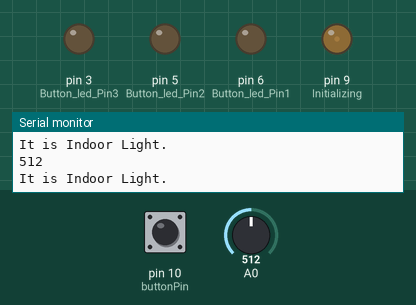
A sketch run on a simulated Arduino Uno, built with avr-gcc and run on an emulated ATmega328P. Parts: output pins drawn as LEDs (lit = HIGH), the last lines printed to the serial monitor. The test bench sets the inputs (shaded band); at power-on: A0 = 512, pin 10 (buttonPin) LOW.

Above: at 1.2 s.
1.3 s: A0 set to 560
At 2.5 s:
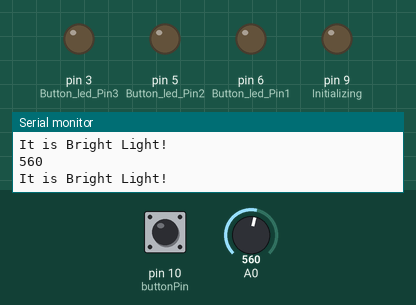
2.8 s: pin 10 (buttonPin) pulled HIGH for 0.15 s
At 2.89 s:
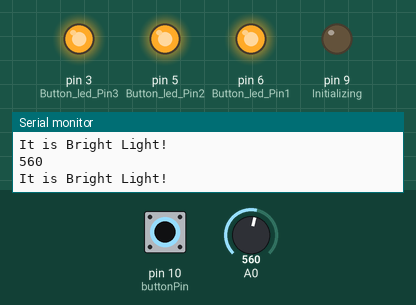
4.4 s: A0 set to 340
At 5.1 s:
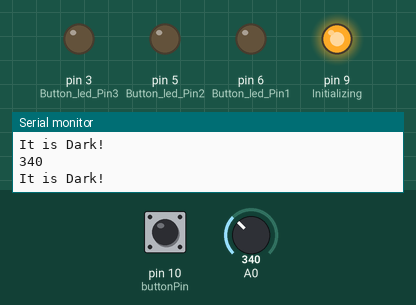
5.9 s: pin 10 (buttonPin) pulled HIGH for 1 s
At 6.7 s:
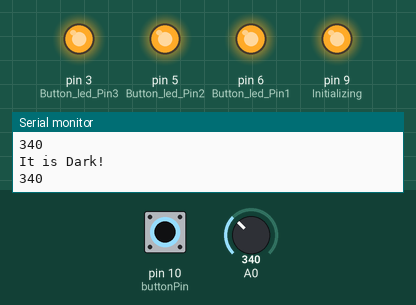
8.4 s: pin 10 (buttonPin) pulled HIGH for 3.2 s
At 11.9 s:
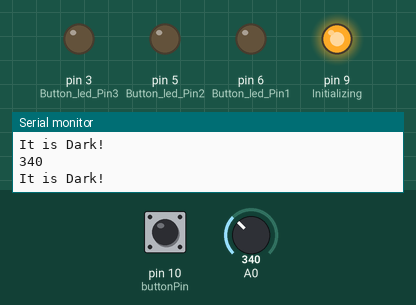
13.1 s: A0 set to 364
At 13.9 s:
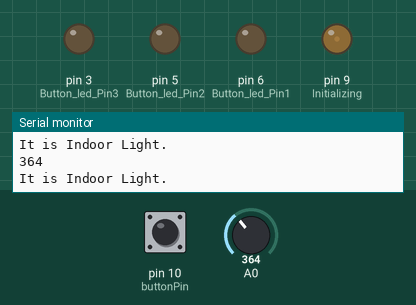
Timing chart, 0 to 15.6 s (numbered marks = the images above; inputs shaded):
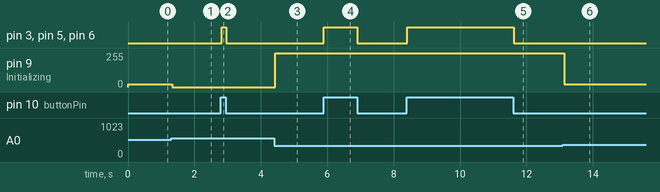

The sketch:

June16_Arduino_Program.ino
```cpp
int light = 0; // to store the current light value
// constants won't change. They're used here to set pin numbers:
const int buttonPin = 10;     // the number of the pushbutton pin
const int Button_led_Pin1 =   6;      // the number of the LED pin
const int Button_led_Pin2 =   5;      // the number of the LED pin
const int Button_led_Pin3 =   3;      // the number of the LED pin

int buttonState = 0;         // variable for reading the pushbutton status

void setup()
{
  // initializing the LED pin as an output:
  pinMode(Button_led_Pin1, OUTPUT);
  pinMode(Button_led_Pin2, OUTPUT);
  pinMode(Button_led_Pin3, OUTPUT);
  // initializing the Button pin as an input:
  pinMode(buttonPin, INPUT);

  Serial.begin(9600); //configuring the serial number (9600) to read analog sensor data to the computer (Serial Monitor)
  pinMode(9, OUTPUT); // Initializing "9" pin in the arduino mini to the program
}

void loop()
{
  light = analogRead(A0); // the analog reader will be intialized from A0 in the arduino mini

  Serial.println(light); // print current light value

  if (light > 550) // if the environment's light is greater than 550, proceed.
  {
    Serial.println ("It is Bright Light!"); // print to the output screen "It is Bright Light"
    analogWrite(9, LOW); // to turn the Led light off
  }
  else if (light > 350 && light < 550) // if the environment's light is in the range of 250 and 550, proceed.
  {
    Serial.println ("It is Indoor Light."); // print to the output screen "It is Indoor Light"
    analogWrite(9, 20); // to turn the LED on with an average brightness
  }
  else // if the environement's light was not greater than 550 and does not match the initialized range, proceed.
  {
    Serial.println ("It is Dark!"); // print to the output screen "It is Dark!"
    analogWrite(9, 255); // to turn the LED on with the highest brightness
  }

  // read the state of the pushbutton value:
  buttonState = digitalRead(buttonPin);


  // check if the the Button is pressed. If it is, the buttonState is HIGH (Open)
  if (buttonState ==  HIGH)
  {
    // turn LED on:
    digitalWrite(Button_led_Pin1, HIGH);
    digitalWrite(Button_led_Pin2, HIGH);
    digitalWrite(Button_led_Pin3, HIGH);
  }
  else
  {
    // turn LED off:
    digitalWrite(Button_led_Pin1, LOW);
    digitalWrite(Button_led_Pin2, LOW);
    digitalWrite(Button_led_Pin3, LOW);
  }
}
```

Measured:
- the behaviour switches between 350 and 351 on A0 (found by bisection; images 5 and 6)
- after the input at 1.3 s, pin 9 (Initializing): 20/255 → 0/255 at once
- after the input at 2.8 s, pin 3 (Button_led_Pin3), pin 5 (Button_led_Pin2), pin 6 (Button_led_Pin1): LOW → HIGH at once, → LOW 0.14 s later
- after the input at 4.4 s, pin 9 (Initializing): 0/255 → 255/255 at once
- after the input at 5.9 s, pin 3 (Button_led_Pin3), pin 5 (Button_led_Pin2), pin 6 (Button_led_Pin1): LOW → HIGH at once, → LOW 1.0 s later
- after the input at 8.4 s, pin 3 (Button_led_Pin3), pin 5 (Button_led_Pin2), pin 6 (Button_led_Pin1): LOW → HIGH at once, → LOW 3.2 s later
- after the input at 13.1 s, pin 9 (Initializing): 255/255 → 20/255 at once
